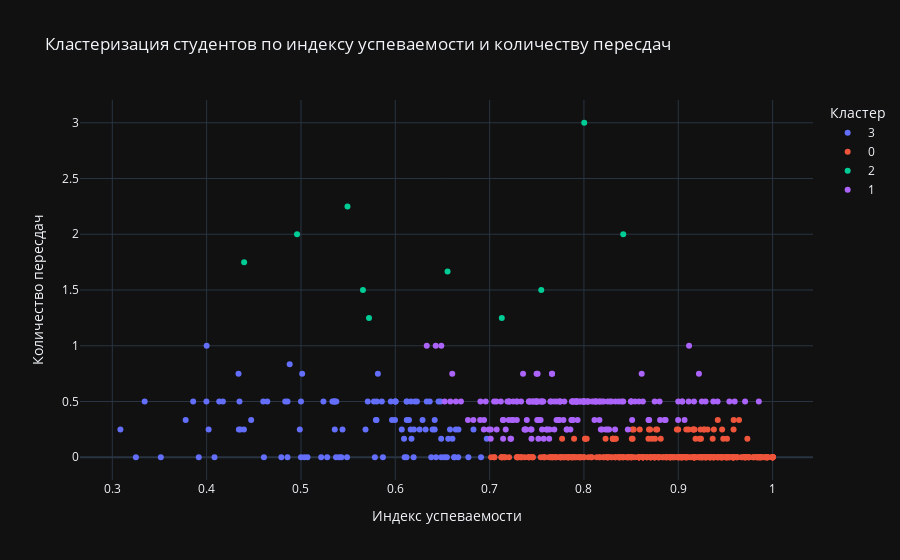

Notebook code cell kept with this figure:
### Code cell
# Нормализация данных
scaler = StandardScaler()
scaled_features = scaler.fit_transform(bachelor_data[['performance_index', 'repeat_num']])

kmeans = KMeans(n_clusters=4, random_state=42)
bachelor_data['cluster'] = kmeans.fit_predict(scaled_features)
bachelor_data['cluster'] = bachelor_data['cluster'].astype(str)

fig = px.scatter(
    bachelor_data,
    x='performance_index',
    y='repeat_num',
    title='Кластеризация студентов по индексу успеваемости и количеству пересдач',
    labels={'performance_index': 'Индекс успеваемости', 
            'repeat_num': 'Количество пересдач'},
    color='cluster',
    hover_data='Номер ЛД',
)

fig.update_layout(legend_title_text='Кластер')
fig.show()

### Figure 1 — Plotly figure (JSON) as saved in the notebook; plotly's stock layout.template omitted (floating-point values rounded to 4 significant figures; data arrays with more than 128 entries replaced by an {"elided": "..."} marker saying what was removed)
{"data": [{"customdata": [[1603860], [1606068], [1700282], [1801366], [1809323], [1809440], [1900928], [1901745], [1902532], [1906213], [1909860], [1911699], [2000231], [2000512], [2001664], [2001946], [2003293], [2004065], [2004618], [2005547], [2005577], [2005621], [2006499], [2006583], [2006604], [2006815], [2006851], [2007169], [2007240], [2008659], [2009543], [2010709], [2010742], [2011143], [2011163], [2100101], [2103642], [2104060], [2104094], [2104421], [2104583], [2104686], [2104716], [2104966], [2104994], [2105369], [2105392], [2105893], [2105968], [2106039], [2107435], [2107669], [2107727], [2107739], [2108025], [2108050], [2108299], [2109832], [2110321], [2110638], [2110830], [2110866], [2111842], [2111921], [2112181], [2112316], [2112492], [2112527], [2112548], [2112552], [2112604], [2112644], [2200298], [2200736], [2201846], [2202739], [2203480], [2203686], [2203707], [2203765], [2203788], [2203964], [2204487], [2206095], [2206166], [2206835], [2206919], [2207512], [2208149], [2208730], [2209080], [2209348], [2210231], [2211361], [2212597], [2212963], [2213080], [2213646], [2213654], [2213661], [2214036], [2214038], [2300055], [2300227], [2315845], [2315851]], "hovertemplate": "cluster=3<br>Индекс успеваемости=%{x}<br>Количество пересдач=%{y}<br>Номер ЛД=%{customdata[0]}<extra></extra>", "legendgroup": "3", "marker": {"color": "#636efa", "symbol": "circle"}, "mode": "markers", "name": "3", "orientation": "v", "showlegend": true, "x": [0.6122, 0.5037, 0.6093, 0.6172, 0.6418, 0.488, 0.4607, 0.5069, 0.6486, 0.4472, 0.5801, 0.5997, 0.3778, 0.325, 0.5, 0.6197, 0.6145, 0.6119, 0.5013, 0.5857, 0.6479, 0.697, 0.6562, 0.5965, 0.5345, 0.5953, 0.4348, 0.5214, 0.5804, 0.3343, 0.5685, 0.6606, 0.6289, 0.4643, 0.658, 0.5794, 0.5774, 0.6365, 0.6194, 0.6, 0.5488, 0.4987, 0.5357, 0.3998, 0.6433, 0.4173, 0.4, 0.6909, 0.5815, 0.6418, 0.6396, 0.6163, 0.5278, 0.4133, 0.5869, 0.536, 0.6487, 0.544, 0.667, 0.4357, 0.6229, 0.4395, 0.5358, 0.6258, 0.4338, 0.6208, 0.6829, 0.3086, 0.4021, 0.6099, 0.4342, 0.6068, 0.6321, 0.3917, 0.5429, 0.6625, 0.6667, 0.5333, 0.6458, 0.5708, 0.6119, 0.6548, 0.4857, 0.6333, 0.6125, 0.3857, 0.6167, 0.4792, 0.6625, 0.4833, 0.3514, 0.5371, 0.6, 0.4857, 0.5238, 0.6381, 0.6775, 0.6004, 0.6642, 0.4083, 0.5783, 0.6521, 0.46, 0.5405, 0.5, 0.5375], "xaxis": "x", "y": [0.3333, 0.0, 0.1667, 0.1667, 0.3333, 0.8333, 0.0, 0.0, 0.1667, 0.3333, 0.3333, 0.3333, 0.3333, 0.0, 0.5, 0.25, 0.3333, 0.0, 0.75, 0.5, 0.5, 0.1667, 0.1667, 0.3333, 0.5, 0.5, 0.5, 0.0, 0.5, 0.5, 0.25, 0.1667, 0.3333, 0.5, 0.25, 0.3333, 0.5, 0.5, 0.0, 0.5, 0.0, 0.25, 0.5, 0.5, 0.0, 0.5, 1.0, 0.0, 0.75, 0.25, 0.25, 0.25, 0.0, 0.5, 0.0, 0.5, 0.0, 0.25, 0.25, 0.25, 0.5, 0.25, 0.25, 0.25, 0.75, 0.5, 0.25, 0.25, 0.25, 0.0, 0.25, 0.25, 0.25, 0.0, 0.0, 0.0, 0.0, 0.5, 0.5, 0.5, 0.5, 0.0, 0.0, 0.5, 0.5, 0.5, 0.5, 0.0, 0.0, 0.5, 0.0, 0.0, 0.5, 0.5, 0.5, 0.0, 0.0, 0.5, 0.25, 0.0, 0.0, 0.0, 0.5, 0.0, 0.0, 0.5], "yaxis": "y", "type": "scatter"}, {"customdata": {"elided": "380x1 int values"}, "hovertemplate": "cluster=0<br>Индекс успеваемости=%{x}<br>Количество пересдач=%{y}<br>Номер ЛД=%{customdata[0]}<extra></extra>", "legendgroup": "0", "marker": {"color": "#EF553B", "symbol": "circle"}, "mode": "markers", "name": "0", "orientation": "v", "showlegend": true, "x": {"elided": "380 float values"}, "xaxis": "x", "y": {"elided": "380 float values"}, "yaxis": "y", "type": "scatter"}, {"customdata": [[1901399], [1904355], [1906385], [1910759], [2005322], [2006895], [2105680], [2201841], [2203420], [2208674]], "hovertemplate": "cluster=2<br>Индекс успеваемости=%{x}<br>Количество пересдач=%{y}<br>Номер ЛД=%{customdata[0]}<extra></extra>", "legendgroup": "2", "marker": {"color": "#00cc96", "symbol": "circle"}, "mode": "markers", "name": "2", "orientation": "v", "showlegend": true, "x": [0.6554, 0.8003, 0.5493, 0.4398, 0.5721, 0.7129, 0.8417, 0.4958, 0.5657, 0.7548], "xaxis": "x", "y": [1.667, 3.0, 2.25, 1.75, 1.25, 1.25, 2.0, 2.0, 1.5, 1.5], "yaxis": "y", "type": "scatter"}, {"customdata": {"elided": "176x1 int values"}, "hovertemplate": "cluster=1<br>Индекс успеваемости=%{x}<br>Количество пересдач=%{y}<br>Номер ЛД=%{customdata[0]}<extra></extra>", "legendgroup": "1", "marker": {"color": "#ab63fa", "symbol": "circle"}, "mode": "markers", "name": "1", "orientation": "v", "showlegend": true, "x": {"elided": "176 float values"}, "xaxis": "x", "y": {"elided": "176 float values"}, "yaxis": "y", "type": "scatter"}], "layout": {"xaxis": {"anchor": "y", "domain": [0.0, 1.0], "title": {"text": "Индекс успеваемости"}}, "yaxis": {"anchor": "x", "domain": [0.0, 1.0], "title": {"text": "Количество пересдач"}}, "legend": {"title": {"text": "Кластер"}, "tracegroupgap": 0}, "title": {"text": "Кластеризация студентов по индексу успеваемости и количеству пересдач"}}}
